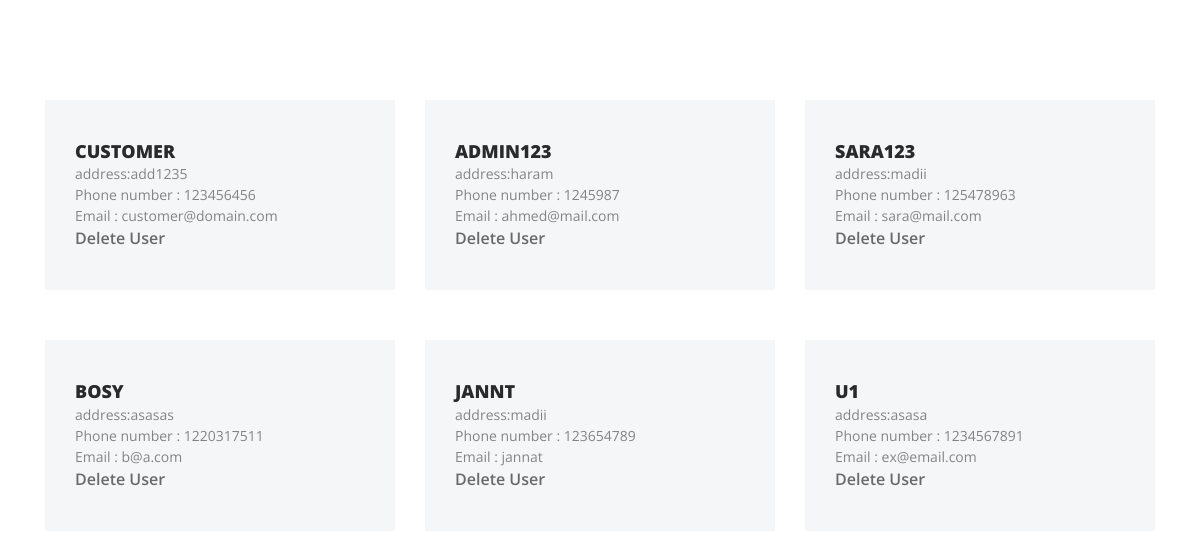
Page /Car_php/pages/Car_allusers.php on the committed database.
### tables this page shows
CREATE TABLE IF NOT EXISTS `users` (
  `id` int(100) NOT NULL AUTO_INCREMENT,
  `username` varchar(100) NOT NULL,
  `phone` int(11) NOT NULL,
  `email` varchar(100) NOT NULL,
  `address` text NOT NULL,
  `password` text NOT NULL,
  `user_type` int(11) DEFAULT NULL,
  PRIMARY KEY (`id`),
  UNIQUE KEY `username` (`username`)
);

### Car_php/database.php (called while the page is built, shortened)
<?php
class DataBase{
	private $con =null;
	private $dbhost = "localhost";
    private $dbuser = "root";
    private $dbpassword = "";
    private $dbname = "car_db";
   function __construct(){
		$this->con = mysqli_connect($this->dbhost, $this->dbuser, $this->dbpassword);
		mysqli_select_db($this->con,$this->dbname) or die(mysqli_error($this->con));
	}
	function Query($sql){
		$result = array();
		$qry_result = mysqli_query($this->con,$sql) or die(mysqli_error($this->con));
		while($row = mysqli_fetch_array($qry_result)) {
			$result[]=$row;
		}
		return $result;
	}
}

### Car_php/customer/model.customer.php (called while the page is built, shortened)
<?php
require_once  __DIR__	.'\..\database.php';
class user {
	private $d = null;
	function __construct(){
		$this->d = new DataBase();
	}
	function get_all($where_cl = "",$order_cl="")
	{
		$sql_customer_data_query = "select `id`, `username`, `phone`, `email`, `address`  FROM `users`";
		$allucustomers = $this->d->query($sql_customer_data_query);
		return $allucustomers;
	}
}

### Car_php/pages/Car_allusers.php (the view, shortened to what this page needs)
<?php
require_once  __DIR__.'/../customer/model.customer.php';
$customer = new user();
$customerlist = $customer->get_all("","");
 ?>
    <link href="style.css" rel="stylesheet">
    <section class="dorne-listing-destinations-area section-padding-100-50">
        <div class="container">
                      <div class="row">
<?php
for($i = 0 ; $i < count($customerlist); $i++)
{
 ?>
               <div class="col-12 col-sm-6 col-lg-4">
                    <div class="single-features-area mb-50">
                        <div class="feature-content d-flex align-items-center justify-content-between">
                            <div class="feature-title">
                                <h5><?php echo $customerlist[$i]['username'] ?></h5>
								<p> address:<?php echo $customerlist[$i]['address'] ?> </p>
                <p> Phone number : <?php echo $customerlist[$i]['phone'] ?> </p>
								<p>Email : <?php echo $customerlist[$i]['email'] ?> </p>
								<a href="Car_php/customer/do_deleteuser.php?id=<?php echo $customerlist[$i]['id'] ?>">Delete User</a>
                            </div>
                        </div>
                    </div>
                </div>
<?php } ?>
            </div>
        </div>
    </section>

### style.css (style rules this page uses)
* { margin: 0; padding: 0; }
h1, h2, h3, h4, h5, h6 { font-family: 'Open Sans', sans-serif; font-weight: 600; color: #2a2a2a; line-height: 1.3; }
p { color: #848484; font-size: 14px; line-height: 1.5; font-weight: 400; }
.section-padding-100-50 { padding-top: 100px; padding-bottom: 50px; }
.mb-50 { margin-bottom: 50px; }
a, a:hover, a:focus, a:active { text-decoration: none; -webkit-transition-duration: 500ms; transition-duration: 500ms; outline: none; font-weight: 600; }
.single-features-area { position: relative; z-index: 1; background-color: #f4f6f8; -webkit-transition-duration: 500ms; transition-duration: 500ms; }
.feature-content { padding: 40px 30px; }
.feature-content .feature-title h5 { font-size: 18px; font-weight: 800; text-transform: uppercase; margin-bottom: 0; -webkit-transition-duration: 500ms; transition-duration: 500ms; }
a:link { color: #696969; }
.feature-content .feature-title p { font-size: 14px; margin-bottom: 0; -webkit-transition-duration: 500ms; transition-duration: 500ms; }

### rows in the picture
users: username "CUSTOMER", address "add1235", phone "123456456", email "customer@domain.com"
users: username "ADMIN123", address "haram", phone "1245987", email "ahmed@mail.com"
users: username "SARA123", address "madii", phone "125478963", email "sara@mail.com"
users: username "BOSY", address "asasas", phone "1220317511", email "b@a.com"
users: username "JANNT", address "madii", phone "123654789", email "jannat"
users: username "U1", address "asasa", phone "1234567891", email "ex@email.com"
